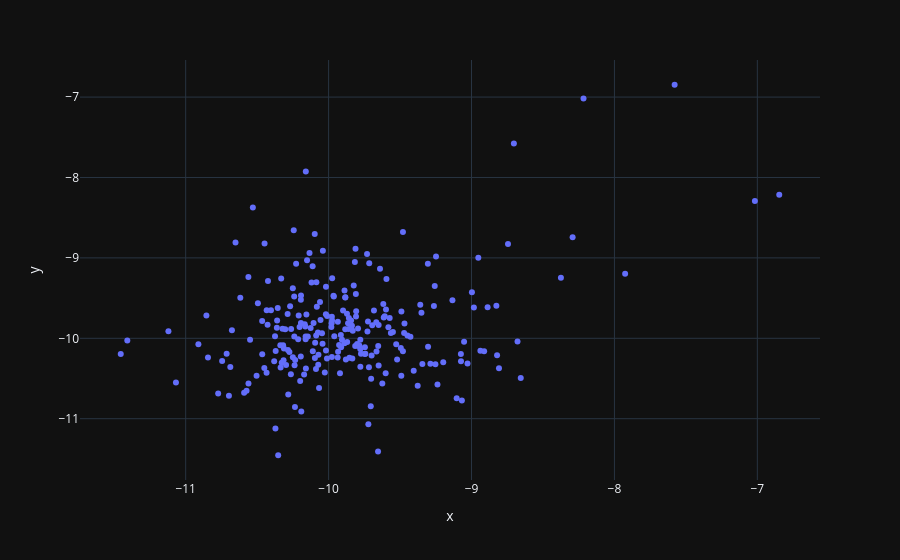

Source (notebook cell):
### Code cell
fig = px.scatter(y=log_vol, x=log_vol.shift(1))
fig.show()

### Figure 1 — Plotly figure (JSON) as saved in the notebook; plotly's stock layout.template omitted (floating-point values rounded to 4 significant figures; data arrays with more than 128 entries replaced by an {"elided": "..."} marker saying what was removed)
{"data": [{"hovertemplate": "x=%{x}<br>y=%{y}<extra></extra>", "legendgroup": "", "marker": {"color": "#636efa", "symbol": "circle"}, "mode": "markers", "name": "", "orientation": "v", "showlegend": false, "type": "scatter", "x": {"elided": "247 float values"}, "xaxis": "x", "y": {"elided": "247 float values"}, "yaxis": "y"}], "layout": {"legend": {"tracegroupgap": 0}, "margin": {"t": 60}, "xaxis": {"anchor": "y", "domain": [0, 1], "title": {"text": "x"}}, "yaxis": {"anchor": "x", "domain": [0, 1], "title": {"text": "y"}}}}
